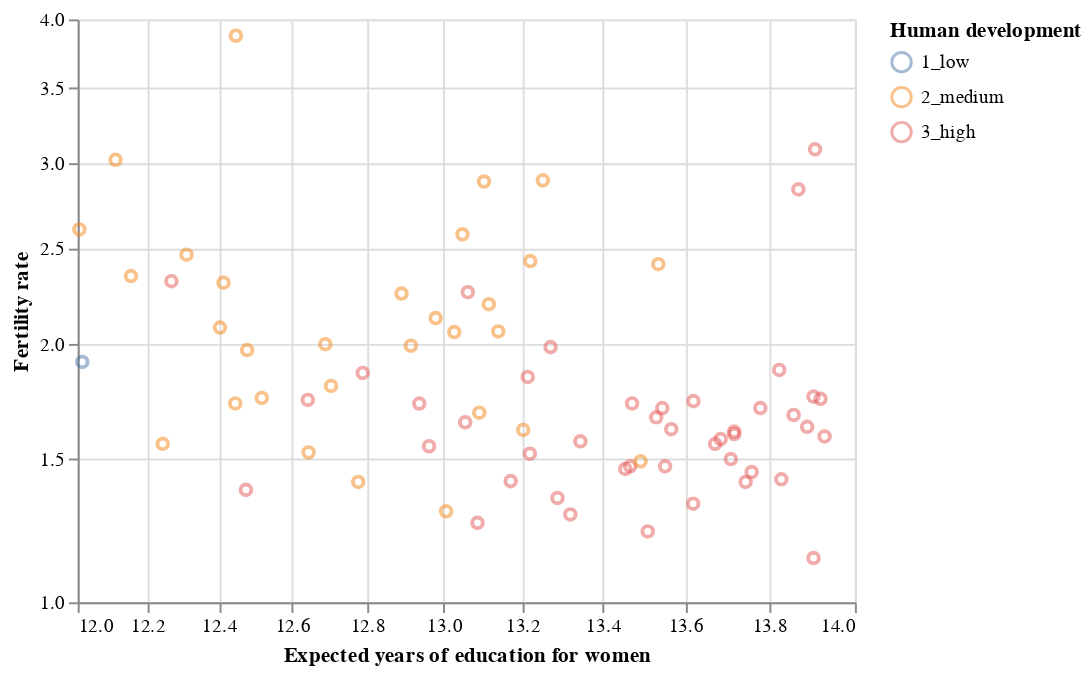

The cell this chart's notebook holds for it:
### Markdown cell above
<!-- END QUESTION -->



### Examining individual points

Often it can be helpful to graphically examine individual points. Especially so if you notice outliers. In this dataset there aren't any apparent outliers, but there are a few points that seem a little farther from the scatter than others, so we can practice on those.

Let's zoom in on the lower-right region of the scatterplot; the cell below applies an Altair filter transform to show only data for which expected education exceeds 12. 

Please be sure you've created `scatter_scaled` in Q0 (b) (ii) before running this cell.

### Code cell
# zoom in
scatter_highed = scatter_scaled.transform_filter(
    alt.FieldGTPredicate(field = 'educ_expected_yrs_f', gt = 12)
)

scatter_highed

### Figure 1 — Vega-Lite specification as saved in the notebook (floating-point values rounded to 4 significant figures; data arrays with more than 128 entries replaced by an {"elided": "..."} marker saying what was removed)
{"config": {"view": {"continuousWidth": 400, "continuousHeight": 300}}, "data": {"name": "data-b3c092442e4a4a8ffc723915aa716589"}, "mark": {"type": "point", "opacity": 0.5}, "encoding": {"color": {"type": "nominal", "field": "hdi_fac", "title": "Human development"}, "x": {"type": "quantitative", "field": "educ_expected_yrs_f", "scale": {"exponent": 2.5, "type": "pow", "zero": false}, "title": "Expected years of education for women"}, "y": {"type": "quantitative", "field": "fertility_total", "scale": {"exponent": 0.3333, "type": "pow", "zero": false}, "title": "Fertility rate"}}, "transform": [{"filter": {"field": "educ_expected_yrs_f", "gt": 12}}], "$schema": "https://vega.github.io/schema/vega-lite/v4.8.1.json", "datasets": {"data-b3c092442e4a4a8ffc723915aa716589": {"elided": "139 records"}}}
